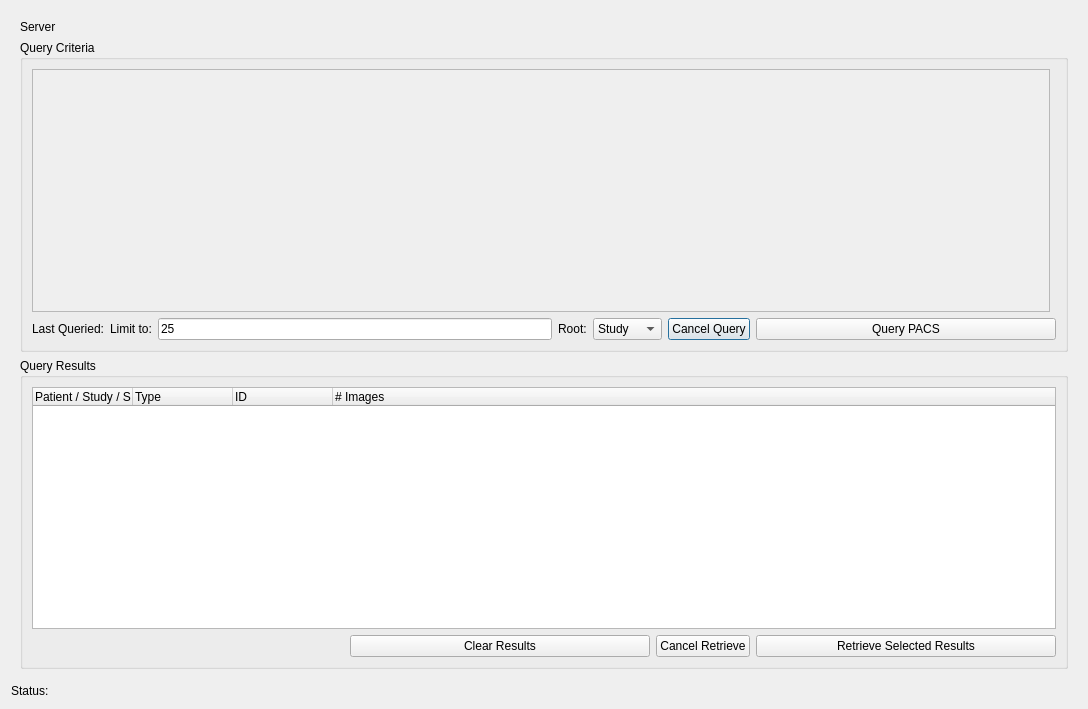
<?xml version="1.0" encoding="UTF-8"?>
<ui version="4.0">
 <class>dicomQueryRetrieve</class>
 <widget class="QDialog" name="dicomQueryRetrieve">
  <property name="geometry">
   <rect>
    <x>0</x>
    <y>0</y>
    <width>1088</width>
    <height>709</height>
   </rect>
  </property>
  <property name="windowTitle">
   <string>CAP PACS Query / Retrieve</string>
  </property>
  <layout class="QGridLayout" name="gridLayout">
   <item row="0" column="0">
    <widget class="QWidget" name="widget" native="true">
     <property name="sizePolicy">
      <sizepolicy hsizetype="Expanding" vsizetype="Minimum">
       <horstretch>0</horstretch>
       <verstretch>0</verstretch>
      </sizepolicy>
     </property>
     <layout class="QGridLayout" name="gridLayout_12">
      <item row="1" column="0" colspan="2">
       <widget class="QGroupBox" name="queryCriteriaGroupBox">
        <property name="minimumSize">
         <size>
          <width>150</width>
          <height>0</height>
         </size>
        </property>
        <property name="maximumSize">
         <size>
          <width>16777215</width>
          <height>16777215</height>
         </size>
        </property>
        <property name="title">
         <string>Query Criteria</string>
        </property>
        <layout class="QGridLayout" name="gridLayout_2">
         <item row="1" column="0" colspan="2">
          <layout class="QHBoxLayout" name="queryCriteriaHBoxLayout">
           <item alignment="Qt::AlignLeft">
            <widget class="QLabel" name="lastQueriedLabel">
             <property name="text">
              <string>Last Queried:</string>
             </property>
             <property name="alignment">
              <set>Qt::AlignRight|Qt::AlignTrailing|Qt::AlignVCenter</set>
             </property>
            </widget>
           </item>
           <item>
            <widget class="QLabel" name="limitToLabel">
             <property name="text">
              <string>Limit to:</string>
             </property>
            </widget>
           </item>
           <item>
            <widget class="QLineEdit" name="limitToLineEdit">
             <property name="text">
              <string>25</string>
             </property>
            </widget>
           </item>
           <item>
            <widget class="QLabel" name="rootLabel">
             <property name="text">
              <string>Root:</string>
             </property>
            </widget>
           </item>
           <item>
            <widget class="QComboBox" name="rootComboBox">
             <item>
              <property name="text">
               <string>Study</string>
              </property>
             </item>
             <item>
              <property name="text">
               <string>Patient</string>
              </property>
             </item>
            </widget>
           </item>
           <item>
            <widget class="QPushButton" name="cancelQueryButton">
             <property name="text">
              <string>Cancel Query</string>
             </property>
            </widget>
           </item>
           <item>
            <widget class="QPushButton" name="queryPACSButton">
             <property name="sizePolicy">
              <sizepolicy hsizetype="MinimumExpanding" vsizetype="Fixed">
               <horstretch>0</horstretch>
               <verstretch>0</verstretch>
              </sizepolicy>
             </property>
             <property name="minimumSize">
              <size>
               <width>300</width>
               <height>0</height>
              </size>
             </property>
             <property name="maximumSize">
              <size>
               <width>300</width>
               <height>16777215</height>
              </size>
             </property>
             <property name="text">
              <string>Query PACS</string>
             </property>
            </widget>
           </item>
          </layout>
         </item>
         <item row="0" column="0">
          <widget class="QScrollArea" name="queryCriteriaScrollArea">
           <property name="widgetResizable">
            <bool>true</bool>
           </property>
           <widget class="QWidget" name="scrollAreaWidgetContents">
            <property name="geometry">
             <rect>
              <x>0</x>
              <y>0</y>
              <width>998</width>
              <height>216</height>
             </rect>
            </property>
           </widget>
          </widget>
         </item>
        </layout>
       </widget>
      </item>
      <item row="0" column="0" colspan="2">
       <widget class="QLabel" name="serverLabel">
        <property name="sizePolicy">
         <sizepolicy hsizetype="Expanding" vsizetype="Preferred">
          <horstretch>0</horstretch>
          <verstretch>0</verstretch>
         </sizepolicy>
        </property>
        <property name="text">
         <string>Server</string>
        </property>
       </widget>
      </item>
      <item row="4" column="0" colspan="2">
       <widget class="QGroupBox" name="queryResultsGroupBox">
        <property name="sizePolicy">
         <sizepolicy hsizetype="Expanding" vsizetype="Preferred">
          <horstretch>0</horstretch>
          <verstretch>0</verstretch>
         </sizepolicy>
        </property>
        <property name="minimumSize">
         <size>
          <width>0</width>
          <height>100</height>
         </size>
        </property>
        <property name="title">
         <string>Query Results</string>
        </property>
        <layout class="QGridLayout" name="gridLayout_3">
         <item row="0" column="0">
          <widget class="DicomImagesTreeWidget" name="queryResultsTreeWidget">
           <property name="showDropIndicator" stdset="0">
            <bool>false</bool>
           </property>
           <property name="dragEnabled">
            <bool>true</bool>
           </property>
           <property name="dragDropMode">
            <enum>QAbstractItemView::DragOnly</enum>
           </property>
           <property name="selectionMode">
            <enum>QAbstractItemView::SingleSelection</enum>
           </property>
           <property name="allColumnsShowFocus">
            <bool>false</bool>
           </property>
           <attribute name="headerStretchLastSection">
            <bool>true</bool>
           </attribute>
           <column>
            <property name="text">
             <string notr="true">Patient / Study / Series</string>
            </property>
           </column>
           <column>
            <property name="text">
             <string>Type</string>
            </property>
           </column>
           <column>
            <property name="text">
             <string>ID</string>
            </property>
           </column>
           <column>
            <property name="text">
             <string># Images</string>
            </property>
           </column>
          </widget>
         </item>
         <item row="1" column="0">
          <layout class="QHBoxLayout" name="queryResultsHBoxLayout">
           <item>
            <spacer name="horizontalSpacer">
             <property name="orientation">
              <enum>Qt::Horizontal</enum>
             </property>
             <property name="sizeHint" stdset="0">
              <size>
               <width>40</width>
               <height>20</height>
              </size>
             </property>
            </spacer>
           </item>
           <item>
            <widget class="QPushButton" name="clearQueryResultsButton">
             <property name="minimumSize">
              <size>
               <width>300</width>
               <height>0</height>
              </size>
             </property>
             <property name="maximumSize">
              <size>
               <width>300</width>
               <height>16777215</height>
              </size>
             </property>
             <property name="text">
              <string>Clear Results</string>
             </property>
            </widget>
           </item>
           <item>
            <widget class="QPushButton" name="cancelRetrieveButton">
             <property name="text">
              <string>Cancel Retrieve</string>
             </property>
            </widget>
           </item>
           <item>
            <widget class="QPushButton" name="retrieveSelectedResultsButton">
             <property name="sizePolicy">
              <sizepolicy hsizetype="MinimumExpanding" vsizetype="Fixed">
               <horstretch>0</horstretch>
               <verstretch>0</verstretch>
              </sizepolicy>
             </property>
             <property name="minimumSize">
              <size>
               <width>300</width>
               <height>0</height>
              </size>
             </property>
             <property name="maximumSize">
              <size>
               <width>300</width>
               <height>16777215</height>
              </size>
             </property>
             <property name="text">
              <string>Retrieve Selected Results</string>
             </property>
            </widget>
           </item>
          </layout>
         </item>
        </layout>
       </widget>
      </item>
     </layout>
    </widget>
   </item>
   <item row="1" column="0">
    <widget class="QLabel" name="statusLabel">
     <property name="text">
      <string>Status:</string>
     </property>
    </widget>
   </item>
  </layout>
 </widget>
 <customwidgets>
  <customwidget>
   <class>DicomImagesTreeWidget</class>
   <extends>QTreeWidget</extends>
   <header>DicomImagesTreeWidget.h</header>
  </customwidget>
 </customwidgets>
 <resources/>
 <connections/>
</ui>
